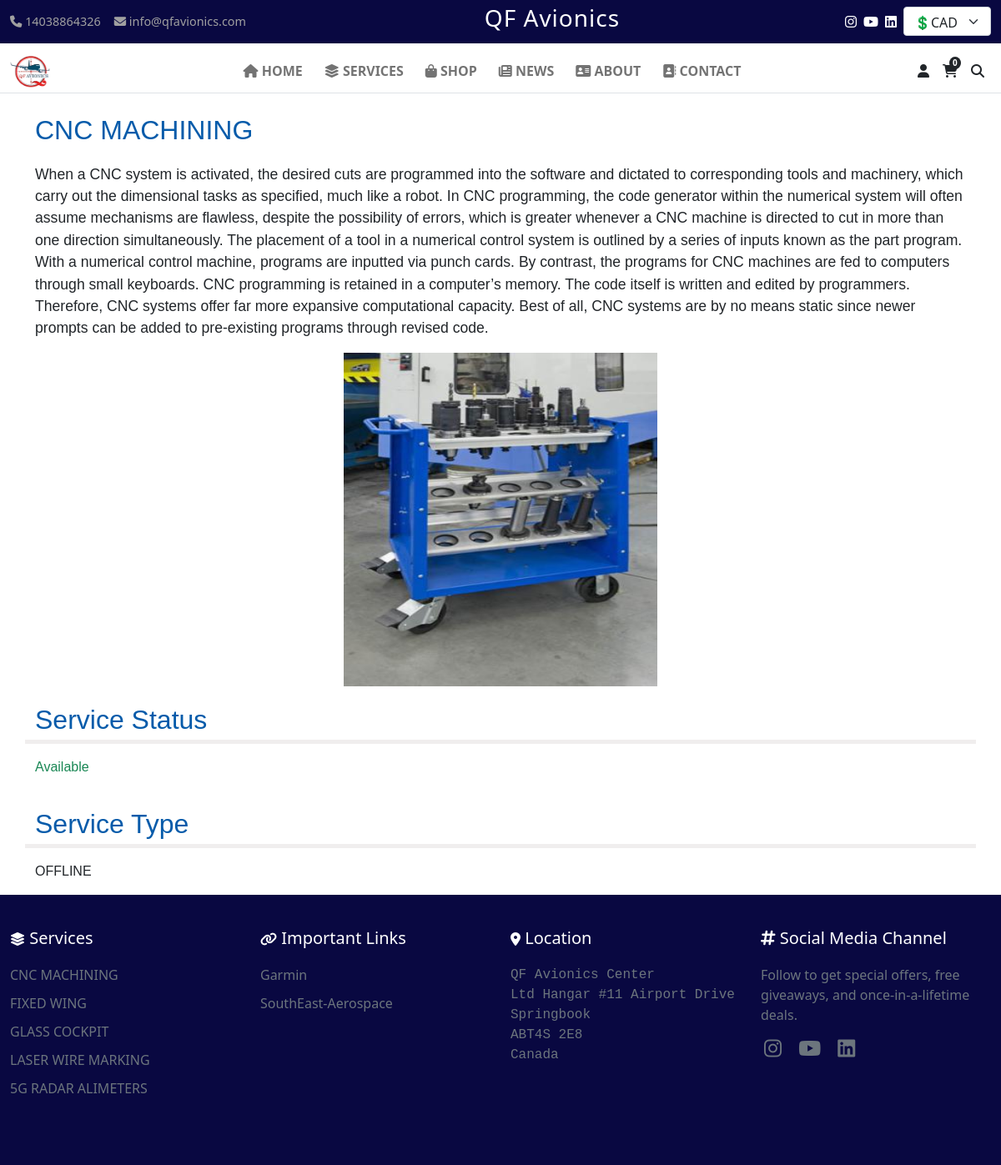
The page /service/1/ on the database its author committed.
### additional_option/models.py (models this page shows, shortened)
class SiteSettings(models.Model):
    site_name = models.CharField(max_length=100, default="QFAvionics")
    email = models.EmailField(max_length=70, blank=False, null=False,  default='info@qfavionics.com')
    phone_number_1 = models.IntegerField(blank=True, null=True, default='14038864326')
    phone_number_2 = models.IntegerField(blank=True, null=True)
    bussiness_email = models.EmailField(max_length=70, blank=False, default='info@qfavionics.com', null=False, help_text="Email on which receive the email")
    currency_rate = models.DecimalField(null=False, blank=False, default=0.72, decimal_places=2, max_digits=3)
    address = models.TextField(default="QF Avionics Center LtdHangar #11 Airport Drive, Springbook,ABT4S 2E8Canada", blank=True, null=True)
    airport = models.TextField(default="Red Deer Regional Airport, CYQF, YQF", blank=True, null=True)
    email_app_password = models.TextField(max_length=30,  default="zochakahgfehnxdq", blank=True, null=True)
    tax = models.DecimalField(decimal_places=2,  max_digits=5, default=0.15, null=False, blank=False)
    instagram = models.URLField(blank=True, null=True)
    youtube = models.URLField(blank=True, null=True)
    linkedin = models.URLField(blank=True, null=True)
    def get_footer_data(self):
        return {
            "location": self.address,
            "airport": self.airport,
            "instagram": self.instagram,
            "youtube": self.youtube,
            "linkedin": self.linkedin
        }
    def get_header_data(self):
        return {
            "site_name": self.site_name,
            "email": self.email,
            "phone_number": self.phone_number_1,
        }
    class Meta:
        verbose_name = "Site Setting"
        verbose_name_plural = "Site Settings"
    @classmethod
    def load(cls):
        obj, created = cls.objects.get_or_create(pk=1)
        return obj

class Service(models.Model):
    name = models.CharField(max_length=40, default='', blank=False, null=False)
    image = models.ImageField(upload_to='static/service/images/')
    status = models.BooleanField(default=True)
    description = models.TextField(default='')
    service_type = models.CharField(default='', max_length=40, blank=False, null=False)
    specifications = models.JSONField(default=dict)
    technical_information = models.JSONField(default=dict)

class Link(models.Model):
    name = models.CharField(max_length=40, default='', blank=False, null=False)
    url = models.CharField(max_length=100, default='', blank=False, null=False)
    class Meta:
        verbose_name = 'Important Link'
        verbose_name_plural = 'Important Links'

### additional_option/views.py (the view)
# urls.py: path("service/<int:id>/", service, name="service"),
def service(request, id):
    service = Service.objects.filter(id=id).first()
    return render(request, 'service.html', {'service':service})

### QFAvionics/header_context.py (called while the page is built)
def header_options(request):
    location = SiteSettings.objects.filter(pk=1)
    if location is not None:
        location = location.first()
    options = {
        "categories": [category.name for category in Category.objects.all()],
        "services" : [service for service in Service.objects.all()],
        "links": Link.objects.all(),
        "no_of_items":  get_total_items(request),
        "footer": location.get_footer_data(),
        "header": location.get_header_data,
    }
    return options

### additional_option/utils.py (called while the page is built)
def get_setting():
    settings = cache.get('site_settings', False)
    if not settings:
        settings = SiteSettings.load()
        cache.set('site_settings', settings, timeout=600)
    return settings

### shopcart/views.py (called while the page is built)
def get_total_items(request):
    cart = Cart(request)
    cartitems = cart.cart
    total = 0
    for key, value in cartitems.items():
        total += value["quantity"]
    return total

### templates/service.html (shortened to what this page needs)
{% extends "master.html" %}
{% block content %}
{% load static %}
<div class="container">
    <div class="service-item">
        <div class="row">
            <p class="service-name">
                {{service.name}}
            </p>
        </div>
        <div class="row">
            <p id="description">{{service.description}}</p>
        </div>
        <div class="row">
            <img src="{{service.image.url}}" alt="">
        </div>
        <div class="row">
            <p class="title mt-3">Service Status</p>
            {% if service.status %}
            <p class="text-success">Available</p>
            {% else %}
            <p class="text-danger">Not Available</p>
            {% endif %}
        </div>
        <div class="row">
            <p class="title mt-3">Service Type</p>
            <p>{{service.service_type}}</p>
        </div>
    </div>
</div>
{% endblock %}

### templates/master.html (shortened to what this page needs)
<!DOCTYPE html>
<html lang="en">
<head>
    {% load static %}
    <link href="https://cdn.jsdelivr.net/npm/bootstrap@5.0.2/dist/css/bootstrap.min.css" rel="stylesheet"
>
    <link rel="stylesheet" href="https://cdnjs.cloudflare.com/ajax/libs/font-awesome/6.4.0/css/all.min.css">
    <link rel="stylesheet" href="{% static 'css/index.css' %}">
</head>
<body>
    <main id="mainbox" class="">
        <div class="top-bar">
            <div class="container-fluid d-flex justify-content-between align-items-center">
                <div class="d-sm-flex" style="cursor: pointer; color: rgb(160, 160, 160);">
                    <div class="me-3 "><i class="fas fa-phone"></i> {{header.phone_number|default:"+1 (403) 886-4306"}}
                    </div>
                    <div class="me-3" id="emailButton"><i class="fas fa-envelope"></i>
                        {{header.email|default:"info@qfavionics.com"}}</div>
                </div>
                <h3 id="companyname" style="letter-spacing: 1px;">QF Avionics</h3>
                <div class="d-sm-flex">
                    <div class="d-flex justify-content-center align-items-center" style="margin-top: -6px;">
                        <a href="{{footer.instagram|default_if_none:" #" }}" class="text-white mt-2 me-2"><i
                                class="fa-brands fa-instagram fs-6"></i></a>
                        <a href="{{footer.youtube|default_if_none:" #" }}" class="text-white mt-2 me-2"><i
                                class="fa-brands fa-youtube fs-6"></i></a>
                        <a href="{{footer.linkedin|default_if_none:" #" }}" class="text-white mt-2 me-2"><i
                                class="fa-brands fa-linkedin fs-6"></i></a>
                    </div>
                    <select class="form-select" id="currency-value" aria-label="Default select example"
                        style="height: 35px; width: 105px;">
                        {% if request.session.currency == "USD" %}
                        <option value="USD" data-bs-toggle="tooltip" data-bs-placement="bottom"
                            title="Click to see product price in USD currency" selected>💲USD</option>
                        <option value="CAD" data-bs-toggle="tooltip" data-bs-placement="bottom"
                            title="Click to see product price in CAD currency">💲CAD</option>
                        {% else %}
                        <option value="CAD" selected>💲CAD</option>
                        {% endif %}
                    </select>
                </div>
            </div>
        </div>
        <nav class="position-absolute navbar navbar-expand-lg navbar-light bg-white w-100 "
            style="z-index: 200;box-sizing: border-box;">
            <div class="container-fluid border-bottom">
                <a class="navbar-brand" href="{% url 'home' %}">
                    <img src="{% static 'images/logo.png' %}" alt="QF Avionics"
                        style="max-width: min(50px,50px); max-height: min(10vh,10vw);">
                </a>
                <div class="collapse navbar-collapse" id="navbarNav">
                    <ul class="navbar-nav mx-auto">
                        <li class="nav-item">
                            <a class="nav-link md:mt-3" id="menu" href="{% url 'home' %}"><i
                                    class="fa-solid fa-house"></i> HOME</a>
                        </li>
                        <li class="nav-item" id="menu">
                            <a class="nav-link text-decoration-none"><i class="fa-solid fa-layer-group"></i>
                                SERVICES</a>
                        </li>
                        <li class="nav-item" id="menu">
                            <a class="nav-link"><i class="fa-solid fa-bag-shopping"></i> SHOP</a>
                        </li>
                        <li class="nav-item" id="menu">
                            <a class="nav-link" href="{% url 'view-news' %}"><i class="fa-solid fa-newspaper"></i>
                                NEWS</a>
                        </li>
                        <li class="nav-item" id="menu">
                            <a class="nav-link" href="{% url 'aboutpage' %}"><i class="fa-solid fa-address-card"></i>
                                ABOUT</a>
                        </li>
                        <li class="nav-item" id="menu">
                            <a class="nav-link" href="{% url 'contactpage' %}"><i class="fa-solid fa-address-book"></i>
                                CONTACT</a>
                        </li>
                    </ul>
                    <div class="icon-container d-flex mx-2 mt-2 mt-md-0 mb-3 mb-md-0">
                        {% if request.user.is_authenticated %}
                        <a href="{% url 'profile' %}"
                            class="text-dark me-3 text-decoration-none border px-3 py-1 rounded"><i
                                class="fas fa-user fs-6"></i> {{ user.username }}
                        </a>
                        {% else %}
                        <a href="{% url 'login' %}" class="text-dark me-3 fs-6"><i class="fas fa-user fs-6"></i> </a>
                        {% endif %}
                        <div>
                            <a href="{% url 'cart_detail' %}" class="text-dark me-3"><span
                                    class="position-absolute bg-dark text-white fw-bold px-1"
                                    style="font-size: 10px; border-radius: 100%; margin-top: -5px; margin-left: 8px;">{{no_of_items}}</span><i
                                    class="fas fa-shopping-cart fs-6"></i></a>
                        </div>
                        <a id="searchopen" class="text-dark"><i class="fas fa-search fs-6"></i></a>
                    </div>
                </div>
            </div>
        </nav>
        {% block content %}
        {% endblock %}
    </main>
    <footer class="footer">
        <div class="container-fluid">
            <div class="row">
                <div class="col-md-3 mb-4">
                    <h5><i class="fa-solid fa-layer-group fs-6"></i> Services</h5>
                    <ul>
                        {% if services %}
                        {% for service in services|slice:":8" %}
                        <a href="{% url 'service' id=service.id %} " class="text-decoration-none text-secondary">
                            <li>{{service.name}}</li>
                        </a>
                        {% endfor %}
                        {% endif %}
                    </ul>
                </div>
                <div class="col-md-3 mb-4">
                    <h5><i class="fa-solid fa-link fs-6"></i> Important Links</h5>
                    <ul class="text-secondary">
                        {% if links %}
                        {% for link in links %}
                        <a href="{{link.url}}" target="_blank" class="text-decoration-none text-secondary">
                            <li>{{link.name}}</li>
                        </a>
                        {% endfor %}
                        {% endif %}
                    </ul>
                </div>
                <div class="col-md-3 mb-4">
                    <h5><i class="fa-solid fa-location-dot fs-6"></i> Location</h5>
                    <div class="text-secondary">
                        <a href="https://www.google.com/maps/dir//3801+Airport+Dr,+Springbrook,+AB+T4S+2E8/@52.1763421,-113.9696467,12z/data=!4m8!4m7!1m0!1m5!1m1!1s0x537450468fc942f9:0xb14e4971aebfab17!2m2!1d-113.8872465!2d52.1763708?entry=ttu&g_ep=EgoyMDI0MTAyMy4wIKXMDSoASAFQAw%3D%3D"
                            class="text-decoration-none text-secondary" target="_blank">
                            <pre class="text-secondary" style="font-size: 1rem;">{{footer.location}}</pre> </a>
                    </div>
                </div>
                <div class="col-md-3">
                    <h5><i class="fa-solid fa-hashtag"></i> Social Media Channel</h5>
                    <p class="text-secondary">Follow to get special offers, free giveaways, and once-in-a-lifetime
                        deals.</p>
                    <a href="{{footer.instagram|default_if_none:" #" }}" class="text-secondary mt-2 me-2"><i
                            class="fa-brands fa-instagram mx-1 fs-4"></i></a>
                    <a href="{{footer.youtube|default_if_none:" #"}}" class="text-secondary mt-2 me-2"><i
                            class="fa-brands fa-youtube mx-1 fs-4"></i></a>
                    <a href="{{footer.linkedin|default_if_none:" #"}}" class="text-secondary mt-2 me-2"><i
                            class="fa-brands fa-linkedin mx-1 fs-4"></i></a>
                </div>
            </div>
        </div>
    </footer>
</body>
</html>

### static/css/index.css (style rules this page uses)
body, html { height: 100%; display: flex; flex-direction: column; }
#mainbox { flex: 1; }
.top-bar { background-color: #090841; color: white; padding: 5px 0; font-size: 0.9em; }
.navbar-nav .nav-link { color: #333; font-weight: 600; }
.carousel-item, img { height: 100% !important; width: 100% !important; }
.footer { background-color: #090841; color: white; padding: 40px 0; }
.footer h5 { margin-bottom: 20px; }
.footer ul { list-style-type: none; padding: 0; }
.footer li { margin-bottom: 10px; }

### templates/master.html (style rules this page uses)
#menu { margin-left: 10px; }
.icon-container { display: flex; align-items: center; }
.icon-container a { margin-right: 1rem; }
.icon-container a:last-child { margin-right: 0; }

### templates/service.html (style rules this page uses)
* { margin: 0; padding: 0; box-sizing: border-box; }
html, body { height: 100vh; }
.container { height: auto; width: auto; font-family: 'Lucida Sans', 'Lucida Sans Regular', 'Lucida Grande', 'Lucida Sans Unicode', Geneva, Verdana, sans-serif; margin-top: 10vh; }
.row img { max-height: 50vh; max-width: 50vh; margin: auto; }
.title { color: #065baa; border-bottom-width: thick; border-bottom-style: solid; border-bottom-color: #f0eeee; font-size: 2rem; }
#description { font-size: 1.1rem; }
.service-name { color: #065baa; font-size: 2rem; }

### rows shown on the page
SiteSettings: phone_number "14038864326", email "info@qfavionics.com", location "QF Avionics Center Ltd Hangar #11 Airport Drive Springbook ABT4S 2E8 Canada…"
Service: name "CNC MACHINING", description "When a CNC system is activated, the desired cuts are programmed into the software and dictated to corresponding tools and machinery, which carry out the dimensional tasks as specified, much like a robot. In CNC programming, the code generator within the numerical system will often assume mechanisms are flawless, despite the possibility of errors, which is greater whenever a CNC machine is directed to cut in more than one direction simultaneously. The placement of a tool in a numerical control system is outlined by a series of inputs known as the part program. With a numerical control machine, programs are inputted via punch cards. By contrast, the programs for CNC machines are fed to…", image (picture), service_type "OFFLINE"
Service: name "FIXED WING"
Service: name "GLASS COCKPIT"
Service: name "LASER WIRE MARKING"
Service: name "5G RADAR ALIMETERS"
Link: name "Garmin"
Link: name "SouthEast-Aerospace"

### other values the page prints
{{ no_of_items }} "0"
